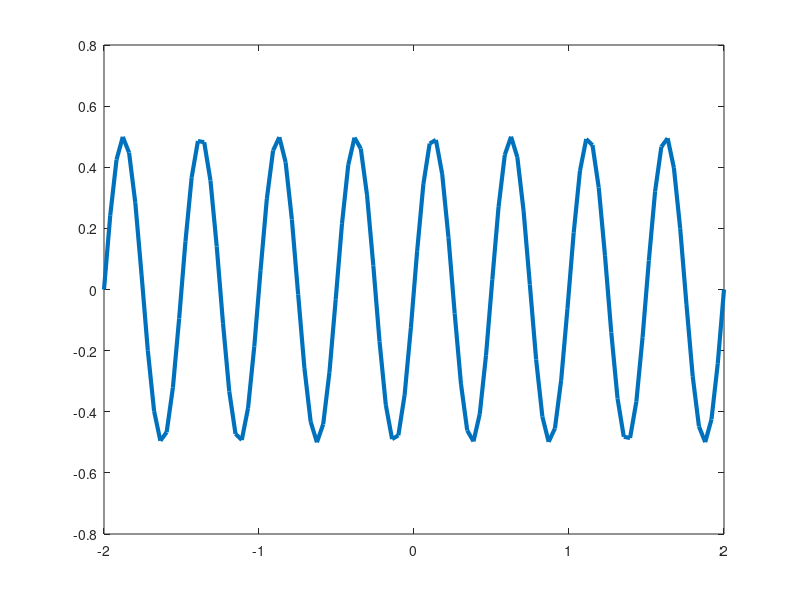

Reproduce this figure in MATLAB. (Note: this script raises an error after producing the figure.)
clear all 
Ts=1/1000;
t=linspace(-2,2);
x= cos(2*pi*t).*sin(2*pi*t);

figure(1),plot(t,x ,'Linewidth',3);
figure(2),plotspec(x,Ts);

